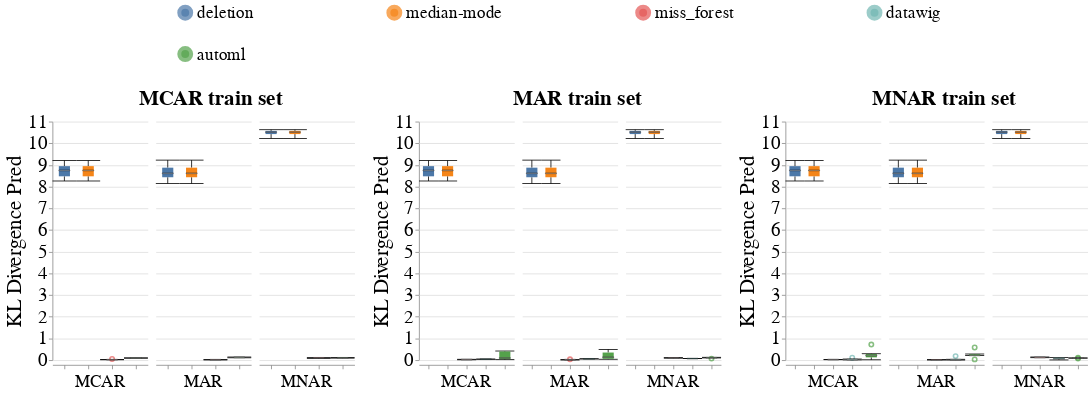

The notebook cell this image was saved under:
### Code cell
# Categorical
create_box_plots_for_diff_imputers(dataset_name=DATASET_NAME,
                                   column_name='education',
                                   metric_name='kl_divergence_pred',
                                   db_client=db_client,
                                   without_dummy=True)
